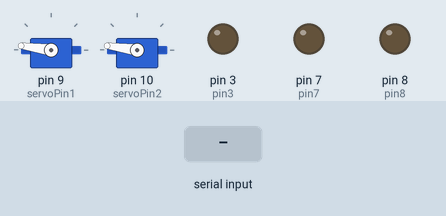
The sketch below on a simulated Arduino Uno, built with avr-gcc and run on an emulated ATmega328P. On the bench: 2 × servo, output pins drawn as LEDs (lit = HIGH). Dashed ring = blinking. The test bench sets the inputs (shaded band).

Above: at 1.2 s.
1.3 s: "C" received over Serial
At 1.42 s:
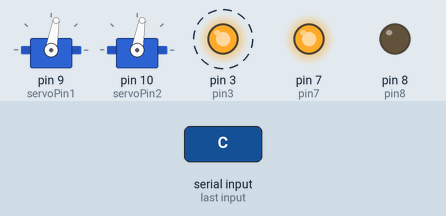
4.3 s: "N" received over Serial
At 5.6 s:
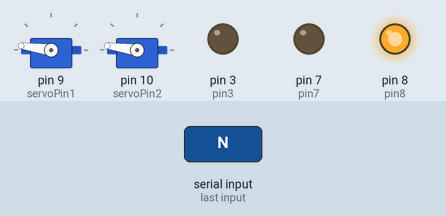
At 35.5 s:
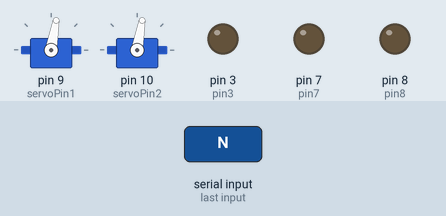
Timing chart, 0 to 35.8 s (numbered marks = the images above; inputs shaded):
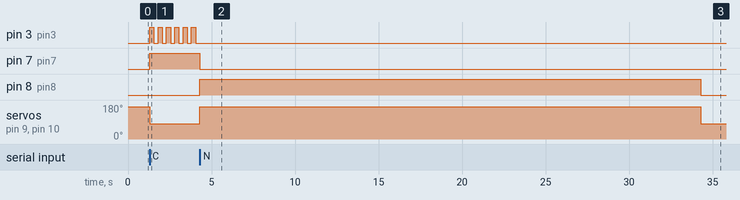

The sketch:

ar2.ino
```cpp
#include <Servo.h>

Servo myservo1;
Servo myservo2;

const int servoPin1 = 9;
const int servoPin2 = 10;

const int pin3 = 3;  // 부저
const int pin7 = 7;
const int pin8 = 8;

unsigned long lastMoveTime = 0;
bool isAt180 = true;
bool carDetected = false;
bool overrideByCar = false;

bool buzzDone = false;
unsigned long buzzStartTime = 0;

// 부저 토글 관련 변수
unsigned long lastBuzzToggleTime = 0;
bool isBuzzerOn = false;

void setup() {
  Serial.begin(9600);

  myservo1.attach(servoPin1);
  myservo2.attach(servoPin2);

  pinMode(pin3, OUTPUT);
  pinMode(pin7, OUTPUT);
  pinMode(pin8, OUTPUT);

  myservo1.write(172);
  myservo2.write(172);
  lastMoveTime = millis();

  digitalWrite(pin3, LOW);
  digitalWrite(pin7, LOW);
  digitalWrite(pin8, LOW);
}

void loop() {
  unsigned long currentTime = millis();

  // 시리얼 명령 수신
  if (Serial.available()) {
    char command = Serial.read();
    if (command == 'C') {
      if (!carDetected) {
        buzzStartTime = millis();  // 부저 시작 시점
        buzzDone = false;
      }
      carDetected = true;
    } else if (command == 'N') {
      carDetected = false;
      buzzDone = false;
      isBuzzerOn = false;
      digitalWrite(pin3, LOW);
    }
  }

  // 차량이 감지된 경우
  if (isAt180 && carDetected) {
    myservo1.write(80);
    myservo2.write(80);
    overrideByCar = true;

    digitalWrite(pin7, HIGH);
    digitalWrite(pin8, LOW);

    lastMoveTime = millis();
    isAt180 = false;
  }

  // 차량 감지가 끝난 경우
  else if (overrideByCar && !carDetected) {
    myservo1.write(172);
    myservo2.write(172);
    isAt180 = true;
    overrideByCar = false;

    digitalWrite(pin3, LOW);
    digitalWrite(pin7, LOW);
    digitalWrite(pin8, HIGH);

    lastMoveTime = millis();
  }

  // 차량 감지 외 일반 주기적 동작
  else if (!overrideByCar) {
    if (isAt180 && currentTime - lastMoveTime >= 30000) {
      myservo1.write(80);
      myservo2.write(80);
      isAt180 = false;
      lastMoveTime = currentTime;
    } else if (!isAt180 && currentTime - lastMoveTime >= 10000) {
      myservo1.write(172);
      myservo2.write(172);
      isAt180 = true;
      lastMoveTime = currentTime;
    }

    if (!isAt180) {
      digitalWrite(pin3, LOW);
      digitalWrite(pin7, LOW);
      digitalWrite(pin8, LOW);
    }
  }

  // 차량 감지 중일 때 부저를 0.25초 간격으로 토글
  if (carDetected && !buzzDone) {
    if (millis() - lastBuzzToggleTime >= 250) {
      isBuzzerOn = !isBuzzerOn;
      digitalWrite(pin3, isBuzzerOn ? HIGH : LOW);
      lastBuzzToggleTime = millis();
    }
  }
}
```

Measured:
- after the input at 1.3 s, pin 3 (pin3): alternates HIGH for 0.25 s and LOW for 0.25 s, starting at once; pin 7 (pin7): LOW → HIGH at once; servo on pin 9 (servoPin1), servo on pin 10 (servoPin2): 172° → 80° at once
- after the input at 4.3 s, pin 3 (pin3): stops changing and stays LOW; pin 7 (pin7): HIGH → LOW at once; pin 8 (pin8): LOW → HIGH at once, → LOW 30.0 s later; servo on pin 9 (servoPin1), servo on pin 10 (servoPin2): 80° → 172° at once, → 80° 30.0 s later
